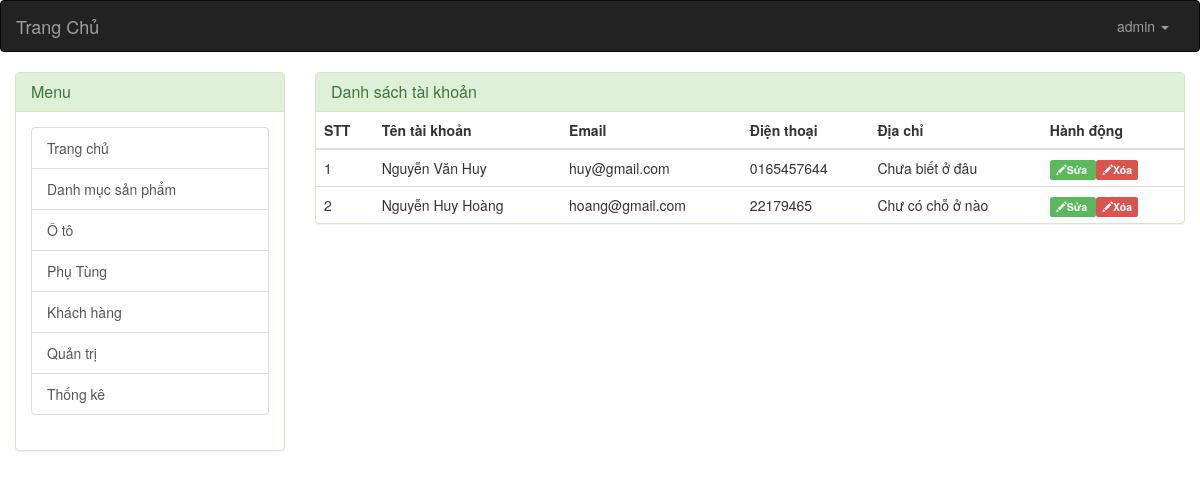
Screenshot of /admin/index.php?controller=khach-hang (signed in) with the database file from the repository.
### tables this page shows
CREATE TABLE `khach_hang` (
  `Ma_kh` int(11) NOT NULL,
  `Ten_kh` varchar(255) NOT NULL,
  `Email` varchar(100) NOT NULL,
  `Dien_thoai` varchar(100) NOT NULL,
  `Dia_chi` varchar(255) NOT NULL,
  `Facebook` varchar(255) DEFAULT NULL,
  `Ngay_tao` date DEFAULT NULL,
  `Mat_khau` varchar(64) NOT NULL,
  `Trang_thai` smallint(1) DEFAULT '1'
);

### admin/modules/khach-hang/danh-sach.php (the view)
<?php
$sql = "SELECT * FROM khach_hang";
$ketqua = mysqli_query($conn,$sql);
?>
<div class="panel panel-success">
	<div class="panel-heading">
		<h3 class="panel-title">Danh sách tài khoản</h3>
	</div>
	<div class="table-responsive">
		<table class="table table-hover">
			<thead>
				<tr>
					<th>STT</th>
					<th>Tên tài khoản</th>
					<th>Email</th>
					<th>Điện thoại</th>
					<th>Địa chỉ</th>
					<th>Hành động</th>
				</tr>
			</thead>
			<tbody>
			<?php $n=1; while($qt = mysqli_fetch_assoc($ketqua)) : ?>
				<tr>
					<td><?php echo $n; ?></td>
					<td><?php echo $qt['Ten_kh']; ?></td>
					<td><?php echo $qt['Email']; ?></td>
					<td><?php echo $qt['Dien_thoai']; ?></td>
					<td><?php echo $qt['Dia_chi']; ?></td>
					<td>
						<a href="index.php?controller=khach-hang&view=chinh-sua&Ma_kh=<?php echo $qt['Ma_kh'] ?>" class="label label-success">
							<span class="glyphicon glyphicon-pencil"></span>Sửa
						</a>
						<a href="index.php?controller=khach-hang&view=delete&Ma_kh=<?php echo $qt['Ma_kh'] ?>" class="label label-danger">
							<span class="glyphicon glyphicon-pencil"></span>Xóa
						</a>
					</td>
				</tr>
			<?php $n++; endwhile; ?>
			</tbody>
		</table>
	</div>
</div>

### rows the page displays
khach_hang: Ten_kh "Nguyễn Văn Huy", Email "huy@gmail.com", Dien_thoai "0165457644", Dia_chi "Chưa biết ở đâu"
khach_hang: Ten_kh "Nguyễn Huy Hoàng", Email "hoang@gmail.com", Dien_thoai "22179465", Dia_chi "Chư có chỗ ở nào"

### other values shown
$user['Ten_dang_nhap'] "admin"
